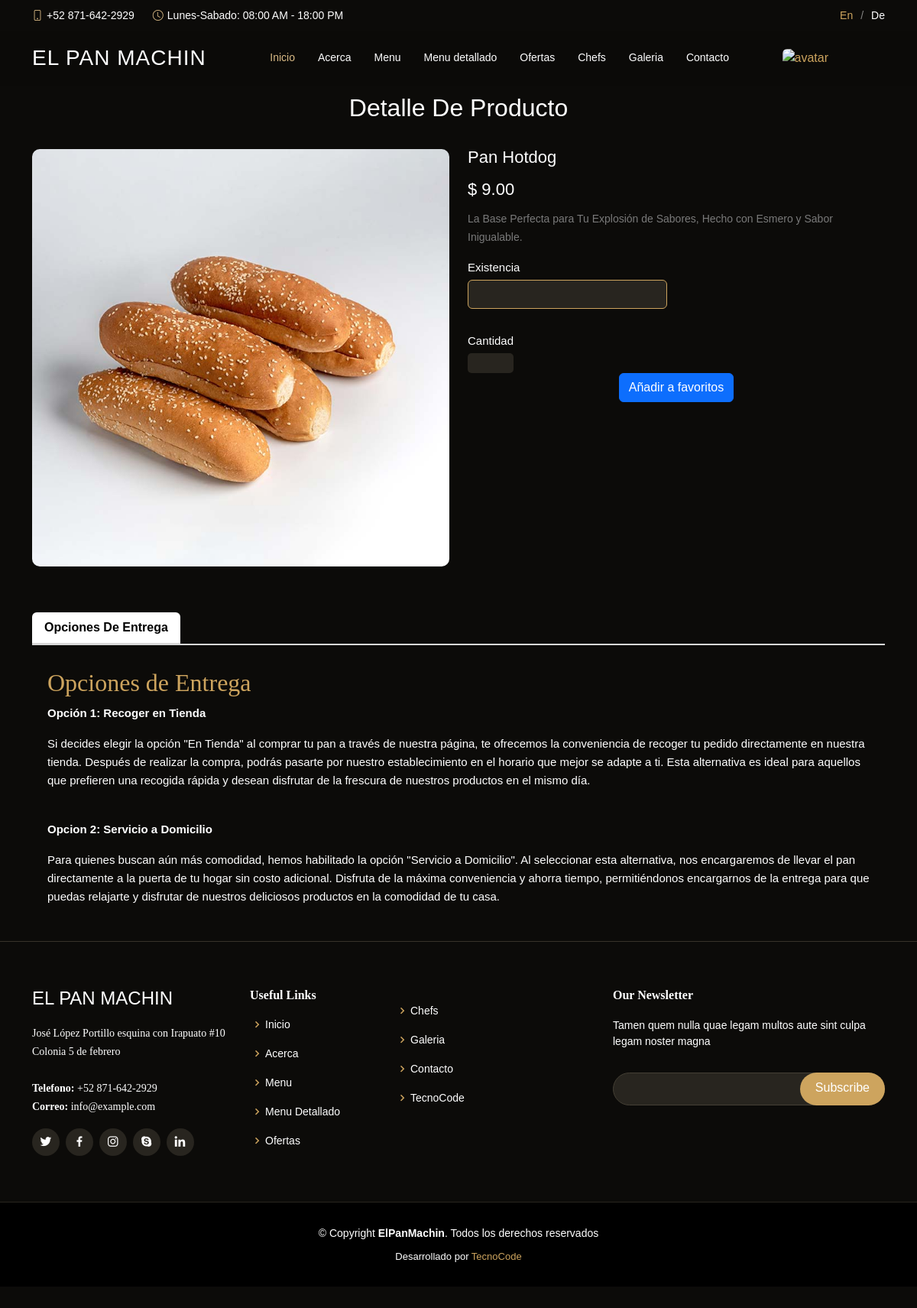
The app's page /src/views/user/product_details.php?id=2 (signed in) with its own data.
### tables this page shows
CREATE TABLE `img_productos` (
  `id_img_productos` int(11) NOT NULL,
  `id_producto` int(11) DEFAULT NULL,
  `nombre_imagen` varchar(500) DEFAULT NULL
);

CREATE TABLE `productos` (
  `id_producto` int(11) NOT NULL,
  `nom_producto` varchar(100) DEFAULT NULL,
  `precio` double DEFAULT NULL,
  `descripcion` varchar(500) DEFAULT NULL,
  `existencia` int(11) DEFAULT NULL,
  `estado` varchar(50) DEFAULT NULL,
  `fecha` timestamp NOT NULL DEFAULT current_timestamp() ON UPDATE current_timestamp()
);

### src/data/Database.php (called while the page is built, shortened)
<?php
class Database
{
    private $servername = "localhost";
    private $username = "root";
    private $password = "";
    private $dbname = "panaderia";
    private $conn;
    public function __construct()
    {
        try {
            $this->conn = new PDO("mysql:host=$this->servername;dbname=$this->dbname", $this->username, $this->password);
            $this->conn->setAttribute(PDO::ATTR_ERRMODE, PDO::ERRMODE_EXCEPTION);
            $this->conn->exec("set names utf8");
        } catch (PDOException $e) {
            echo "Error en la conexión: " . $e->getMessage();
        }
    }
    public function ejecutarConsulta($sql, $params = [])
    {
        try {
            $stmt = $this->conn->prepare($sql);
            $stmt->execute($params);
            return $stmt;
        } catch (PDOException $e) {
            echo "Error en la consulta: " . $e->getMessage();
            return null;
        }
    }
    public function seleccionarDatos($sql, $params = [])
    {
        $stmt = $this->ejecutarConsulta($sql, $params);
        if ($stmt) {
            return $stmt->fetchAll(PDO::FETCH_ASSOC);
        } else {
            return null;
        }
    }
}
?>

### src/views/user/product_details.php (the view, shortened to what this page needs)
<?php
$db = new Database;
if(isset($_GET['id'])){
  $id_producto = $_GET['id'];
  $sql_product = "select * from productos inner join img_productos on img_productos.id_producto=productos.id_producto where productos.id_producto=$id_producto";
$producto = $db->seleccionarDatos($sql_product);
}
?>
<!DOCTYPE html>
<html lang="en">
<head>
</head>
<body>
    <link href="https://maxcdn.bootstrapcdn.com/bootstrap/4.1.1/css/bootstrap.min.css" rel="stylesheet"
        id="bootstrap-css">
    <link rel="stylesheet" type="text/css"
        href="https://cdnjs.cloudflare.com/ajax/libs/OwlCarousel2/2.3.4/assets/owl.theme.default.min.css">
    <link href="https://cdnjs.cloudflare.com/ajax/libs/bootstrap/5.1.3/css/bootstrap.min.css" rel="stylesheet">
    <link href="https://cdn.jsdelivr.net/npm/bootstrap@5.3.3/dist/css/bootstrap.min.css" rel="stylesheet"
>
    <div class="pd-wrap">
        <link href="/panaderia/assets/vendor/animate.css/animate.min.css" rel="stylesheet">
        <link href="/panaderia/assets/vendor/aos/aos.css" rel="stylesheet">
        <link href="/panaderia/assets/vendor/bootstrap/css/bootstrap.min.css" rel="stylesheet">
        <link href="/panaderia/assets/vendor/bootstrap-icons/bootstrap-icons.css" rel="stylesheet">
        <link href="/panaderia/assets/vendor/boxicons/css/boxicons.min.css" rel="stylesheet">
        <link href="/panaderia/assets/vendor/glightbox/css/glightbox.min.css" rel="stylesheet">
        <link href="/panaderia/assets/vendor/swiper/swiper-bundle.min.css" rel="stylesheet">
        <link href="/panaderia/assets/css/style.css" rel="stylesheet">
        <?php include('../../../templates/navbar.php'); ?>
        <br><br><br>
        <div class="container">
            <div class="heading-section">
                <h2>Detalle De Producto</h2>
            </div>
            <?php
foreach($producto as $producto){
  $nombre = $producto['nom_producto'];
  $precio = $producto['precio'];
  $descripcion = $producto['descripcion'];
  $imagen = $producto['nombre_imagen'];
              ?>
            <div class="row">
                <div class="col-md-6">
                    <div id="slider" class="product-slider">
                        <div class="item">
                            <img style="border-radius:10px; width:100%; margin-bottom:20px;"
                                src="/panaderia/assets/img/images_product/<?php echo $imagen; ?> " />
                        </div>
                    </div>
                </div>
                <div class="col-md-6">
                    <div class="product-dtl">
                        <div class="product-info">
                            <div class="product-name"><?php echo $nombre?></div>
                            <div class="product-price-discount">
                                <span><?php echo "$ ". number_format($precio,2); ?></span>
                            </div>
                        </div>
                        <p><?php echo $descripcion?></p>
                        <div class="row">
                            <div class="col-md-6">
                                <label for="size">Existencia</label>
                                <select id="size" name="size" class="form-control"
                                    style="background:#28251f;color:white; outline:none; border:1px solid #cda45e"
                                    aria-label="Disabled select example" disabled>
                                </select>
                            </div>
                            <br><br><br><br>
                            <div class="product-count">
                                <label for="size">Cantidad</label>
                                <br>
                                <input type="number"
                                    style="background:#28251f; border-radius:5px; color:white; outline:none; border:0px "
                                    name="quantity" id="cantidad" class="qty">
                                <br>
                                <center>
                                    <button class="btn btn-primary add-to-cart">Añadir a favoritos </button>
                                </center>
                            </div>
                        </div>
                    </div>
                </div>
                <?php
  }
?>
                <div class="product-info-tabs" style="margin-top:40px">
                    <ul class="nav nav-tabs" id="myTab" role="tablist">
                        <li class="nav-item">
                            <a class="nav-link active" id="description-tab" data-toggle="tab" href="#description"
                                role="tab" aria-controls="description" aria-selected="true">Opciones De Entrega</a>
                        </li>
                    </ul>
                    <div class="tab-content" id="myTabContent">
                        <div class="tab-pane fade show active" id="description" role="tabpanel"
                            aria-labelledby="description-tab" style="color:white">
                            <h2 style="color:#cda45e">Opciones de Entrega</h2>
                            <p><b>Opción 1: Recoger en Tienda </b></p>
                            <p>Si decides elegir la opción "En Tienda" al comprar tu pan a través de nuestra página, te
                                ofrecemos la conveniencia de recoger tu pedido directamente en nuestra tienda. Después
                                de realizar la compra, podrás pasarte por nuestro establecimiento en el horario que
                                mejor se adapte a ti. Esta alternativa es ideal para aquellos que prefieren una recogida
                                rápida y desean disfrutar de la frescura de nuestros productos en el mismo día.</p>
                            <br>
                            <p><b>Opcion 2: Servicio a Domicilio</b></p>
                            <p>Para quienes buscan aún más comodidad, hemos habilitado la opción "Servicio a Domicilio".
                                Al seleccionar esta alternativa, nos encargaremos de llevar el pan directamente a la
                                puerta de tu hogar sin costo adicional. Disfruta de la máxima conveniencia y ahorra
                                tiempo, permitiéndonos encargarnos de la entrega para que puedas relajarte y disfrutar
                                de nuestros deliciosos productos en la comodidad de tu casa.</p>
                        </div>
                    </div>
                </div>
            </div>
        </div>
        <?php include('../../../templates/footer.php'); ?>
</body>
</html>

### assets/css/style.css (style rules this page uses)
body { font-family: "Open Sans", sans-serif; background: #0c0b09; color: #fff; }
a { color: #cda45e; text-decoration: none; }
h1, h2, h3, h4, h5, h6 { font-family: "Playfair Display", serif; }

### src/views/user/product_details.php (style rules this page uses)
.pd-wrap { padding: 40px 0; font-family: 'Poppins', sans-serif; }
.heading-section { text-align: center; margin-bottom: 20px; }
.heading-section h2 { font-size: 32px; font-weight: 500; padding-top: 10px; padding-bottom: 15px; font-family: 'Poppins', sans-serif; }
.product-name { font-size: 22px; font-weight: 500; line-height: 22px; margin-bottom: 4px; }
.product-price-discount { font-size: 22px; font-weight: 400; padding: 10px 0; clear: both; }
.product-info { width: 100%; }
.product-dtl p { font-size: 14px; line-height: 24px; color: #7a7a7a; }
.product-dtl .form-control { font-size: 15px; }
.product-dtl label { line-height: 16px; font-size: 15px; }
.product-count { margin-top: 15px; }
.product-count .qty { width: 60px; text-align: center; }
.product-info-tabs { margin-top: 25px; }
.product-info-tabs .nav-tabs { border-bottom: 2px solid #d8d8d8; }
.product-info-tabs .nav-tabs .nav-item { margin-bottom: 0; }
.product-info-tabs .nav-tabs .nav-link { border: none; border-bottom: 2px solid transparent; color: #323232; }
.product-info-tabs .nav-tabs .nav-item.show .nav-link, .product-info-tabs .nav-tabs .nav-link.active, .product-info-tabs .nav-tabs .nav-link.active:hover { border: none; border-bottom: 2px solid #d8d8d8; font-weight: bold; }
.product-info-tabs .tab-content .tab-pane { padding: 30px 20px; font-size: 15px; line-height: 24px; color: #7a7a7a; }

### records on screen
img_productos: nombre_imagen (picture), id_producto.nom_producto "Pan Hotdog", id_producto.precio "9.00", id_producto.descripcion "La Base Perfecta para Tu Explosión de Sabores, Hecho con Esmero y Sabor Inigualable."
